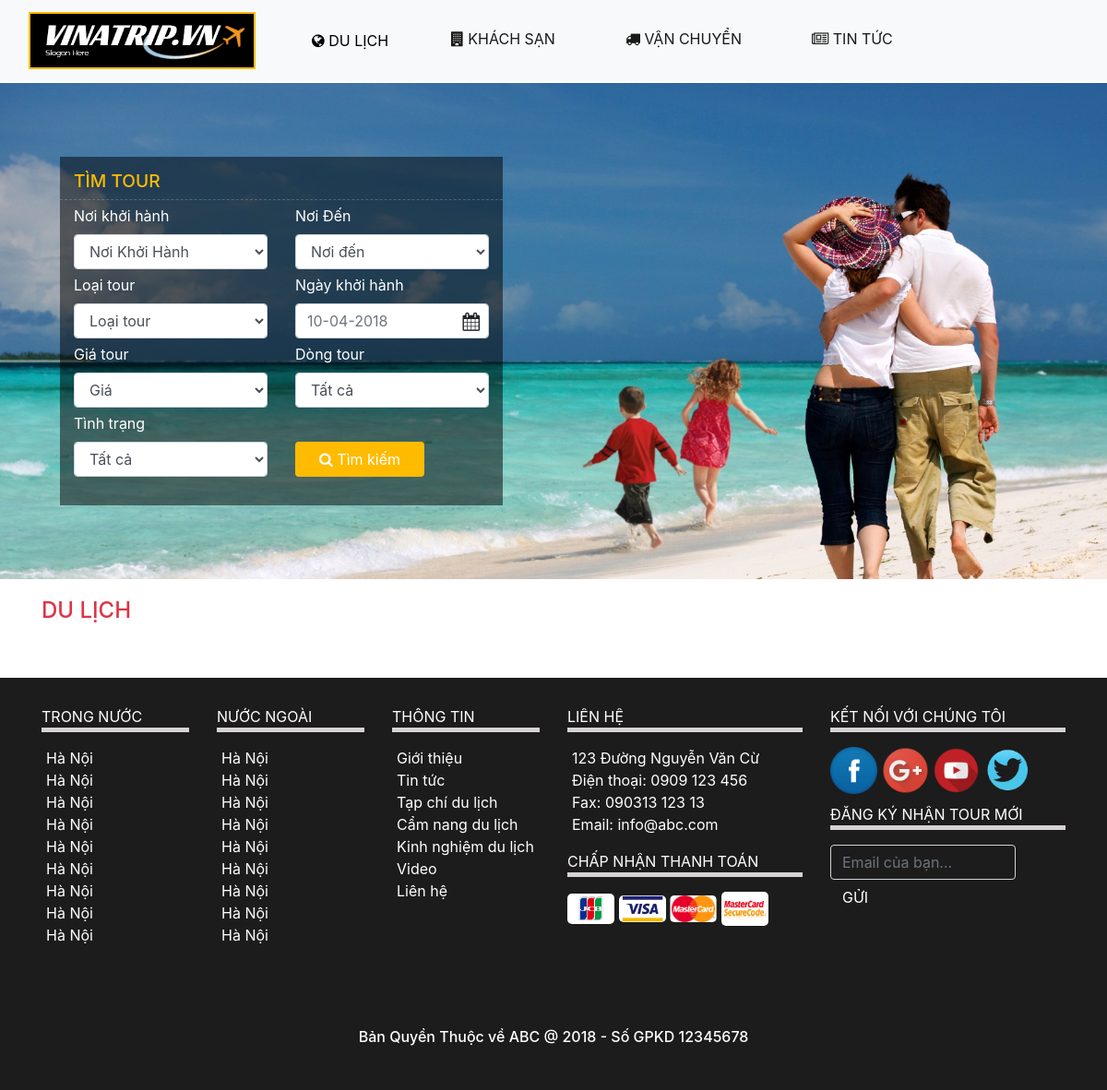
/danh-sach-tour/13.html, run on an earlier commit of the app's database.
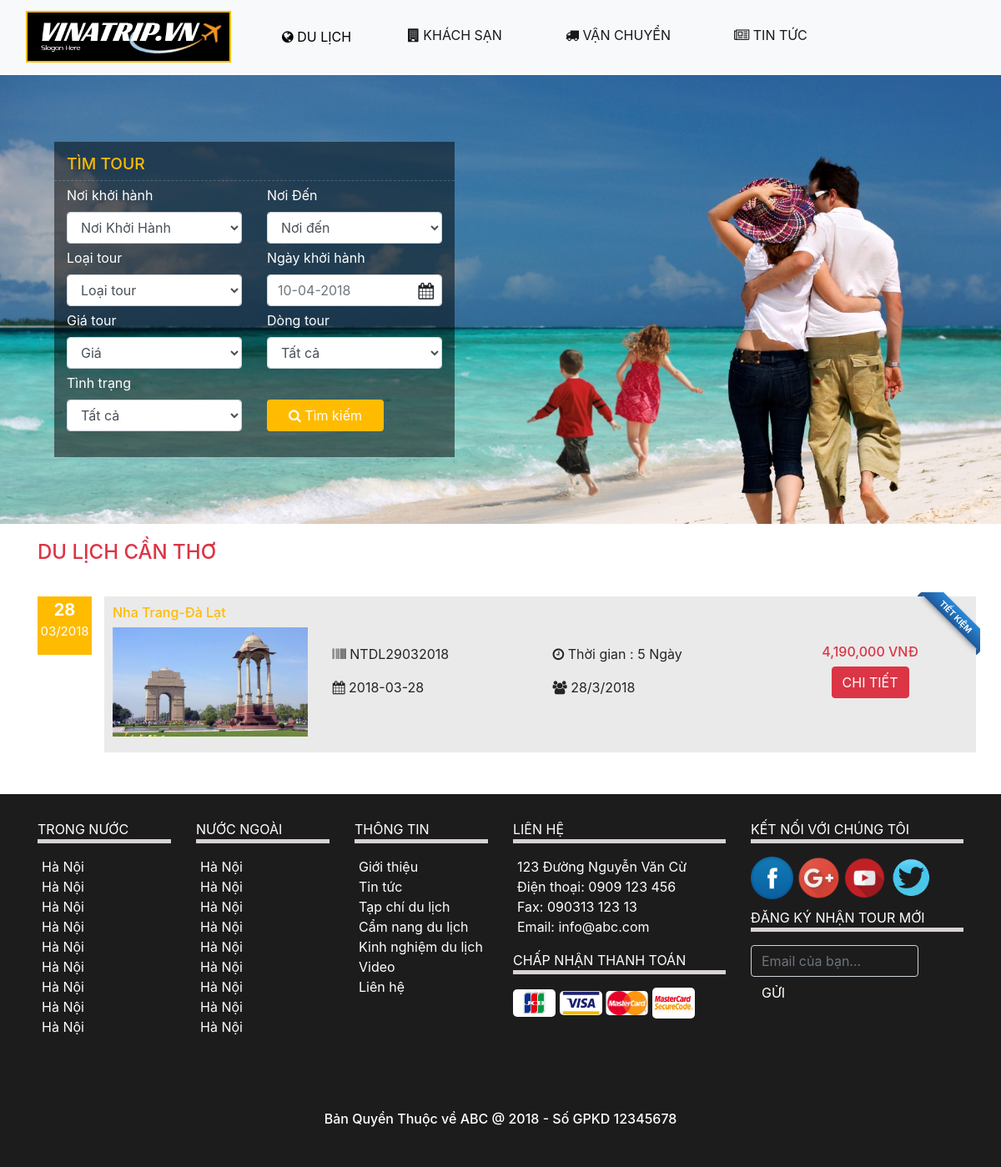
And on a later commit of the database.
### tables this page shows
CREATE TABLE IF NOT EXISTS `diadiem` (
  `stt` int(5) NOT NULL,
  `tendiadiem` varchar(200) NOT NULL,
  `mavung` int(5) NOT NULL,
  `published` int(3) NOT NULL,
  `ordering` int(3) NOT NULL,
  `loaidiadiem` varchar(5) DEFAULT NULL
);

CREATE TABLE IF NOT EXISTS `thongtintour` (
  `MaTour` varchar(20) NOT NULL,
  `MaLoai` int(5) DEFAULT NULL,
  `TenTour` varchar(200) DEFAULT NULL,
  `Gia` int(10) DEFAULT NULL,
  `NoiKhoiHanh` int(5) DEFAULT NULL,
  `NoiDen` int(5) DEFAULT NULL,
  `NgayKhoiHanh` date DEFAULT NULL,
  `DongTour` varchar(5) NOT NULL,
  `NoiDungTour` text NOT NULL,
  `ThoiGianTour` int(5) NOT NULL,
  `LuotXem` int(10) NOT NULL,
  `TinhTrang` int(2) NOT NULL
);

CREATE TABLE IF NOT EXISTS `dongtour` (
  `MaDongTour` varchar(5) NOT NULL,
  `TenDongTour` varchar(50) NOT NULL
);

CREATE TABLE IF NOT EXISTS `hinhanhtour` (
  `MaTour` varchar(20) NOT NULL,
  `URLHinh` varchar(200) NOT NULL
);

### database/DataProvider.php (called while the page is built, shortened)
<?php
	class DataProvider{
		public static function ExcuteQuery($sql)
		{
			$connection = mysqli_connect(SERVER,USERNAME,PASSWORD,DATABASE) or
			die("Couldn't connect to localhost");
			mysqli_query($connection, "set names utf8");
			$result = mysqli_query($connection, $sql);
			return $result;
		}
	}
?>

### layout/dattour.php (the view, shortened to what this page needs)
<?php
    include_once('database/DataProvider.php');
?>
<div class="dattour">
<div class="container">
        <form name="frmDatTour" action="tim_kiem_tour.php" method="POST">
            <h3>Tìm tour</h3>
            <div class="row form-group">
                <div class="col-md-6 col-sm-4 col-6">
                    <label>Nơi khởi hành</label>
                    <select class="form-control input-md" id="slNoiKhoiHanh" name="slNoiKhoiHanh">
                        <option value="0">Nơi Khởi Hành</option>
                    </select>
                </div>
                <div class="col-md-6 col-sm-4 col-6">
                    <label>Nơi Đến</label>
                    <select class="form-control input-md" id="slNoiDen" name="slNoiDen">
                         <option value="0">Nơi đến</option>
                    </select>
                </div>
                <div class="col-md-6 col-sm-4 col-6">
                    <label>Loại tour</label>
                    <select class="form-control input-md" id="slLoaiTour" name="slLoaiTour">
                        <option value="0">Loại tour</option>
                    </select>
                </div>
                <div class="col-md-6 col-sm-4 col-6 datepicker-form">
                    <label>Ngày khởi hành</label>
                    <input type="text" placeholder="<?php echo date("d-m-Y") ?>" id="datepicker" class="form-control" name="ngaykhoihanh">
                    <i class="fa fa-calendar"></i>
                </div>
                <div class="col-md-6 col-sm-4 col-6">
                    <label>Giá tour</label>
                    <select class="form-control input-md" id="slGiaTour" name="slGiaTour">
                        <option value="0">Giá</option>
                    </select>
                </div>
                <div class="col-md-6 col-sm-4 col-6">
                    <label>Dòng tour</label>
                    <select class="form-control input-md" id="slDongTour" name="slDongTour">
                        <option value="0">Tất cả</option>
                    </select>
                </div>
                <div class="col-md-6 col-sm-6 col-6">
                    <label>Tình trạng</label>
                    <select class="form-control input-md" id="slTinhTrang" name="slTinhTrang">
                        <option value="0">Tất cả</option>
                    </select>
                </div>
                <div class="col-md-6 col-sm-6 col-6">
                    <label>&nbsp;</label>
                    <div class="search-tour">
                        <button type="submit" class="btn btn-default col-md-8 col-sm-8" name="btntimtour">
                            <i class="fa fa-search"></i> <span>Tìm kiếm</span>
                        </button>
                    </div>
                </div>
            </div>
        </form>
</div>
</div>

### tour_thuoc_dia_diem.php (shortened to what this page needs)
<!doctype html>
<html lang="en">
      <?php
        include('layout/head.php');
      ?>
    <body>
          <?php
            include('layout/header.php');
          ?>
              <?php
                include('layout/dattour.php');
              ?>
            <?php
                include('layout/tourtheodiadiem.php');
              ?>
              <?php
                include('layout/footer.php');
              ?>
    </body>
</html>

### layout/head.php (shortened to what this page needs)
<?php
    $path = "http://localhost:8888/Holidays_Web/";
?>
<head>
    <link href="<?php echo $path?>public/Bootstrap/dist/css/bootstrap.min.css" rel="stylesheet">
    <link rel="stylesheet" type="text/css" href="<?php echo $path?>public/font/font-awesome/css/font-awesome.min.css" />
    <link href="<?php echo $path?>public/css/style.css" rel="stylesheet">
    <link rel="stylesheet" href="//code.jquery.com/ui/1.12.1/themes/base/jquery-ui.css">
</head>

### layout/header.php (shortened to what this page needs)
<?php
   include_once('database/DataProvider.php');
?>
<header class="container-fluid">
  <nav class="navbar navbar-expand-lg navbar-light bg-light fixed-top">
      <div class="col-lg-3 col-md-5 col-8 logo-img"><a class="navbar-brand" href="<?php echo $path?>"><img src="public/images/logo-vinatrip.png" class="img-fluid"/></a></div>
    <div class="collapse navbar-collapse nav-main" id="navbarSupportedContent" style="">
      <ul class="navbar-nav mr-auto">
        <li class="nav-item">
          <div class="dropdown">
            <button class="dropbtn nav-hover"><i class="fa fa-globe" aria-hidden="true"></i>&nbsp;DU LỊCH</button>
          </div>
        </li>
        <li class="nav-item active">
          <a class="nav-link nav-hover" href="#"><i class="fa fa-building"></i>&nbsp;KHÁCH SẠN<span class="sr-only">(current)</span></a>
        </li>
        <li class="nav-item active">
          <a class="nav-link nav-hover" href="#"><i class="fa fa-truck" aria-hidden="true"></i>&nbsp;VẬN CHUYỂN<span class="sr-only">(current)</span></a>
        </li>
        <li class="nav-item active">
          <a class="nav-link nav-hover" href="tin_tuc_du_lich.php"><i class="fa fa-newspaper-o" aria-hidden="true"></i>&nbsp;TIN TỨC<span class="sr-only">(current)</span></a>
        </li>
      </ul>
    </div>
  </nav>
</header>

### layout/tourtheodiadiem.php
<?php
	$DiemDen = $_GET['diemden'];
	$sql = "SELECT thongtintour.MaTour,TenTour,Gia, TenDongTour, ThoiGianTour, NgayKhoiHanh, URLHinh
			FROM thongtintour, dongtour,hinhanhtour
			WHERE thongtintour.DongTour = dongtour.MaDongTour and thongtintour.MaTour = hinhanhtour.MaTour
			and thongtintour.NoiDen = '".$DiemDen."'
			group by thongtintour.MaTour";
			$result = DataProvider::ExcuteQuery($sql);
	$sql2 = "SELECT tendiadiem
			FROM thongtintour, diadiem
			WHERE thongtintour.NoiDen = diadiem.stt
			and NoiDen = '".$DiemDen."'";
	$result2 = DataProvider::ExcuteQuery($sql2);
	$row2 = mysqli_fetch_row($result2);
	$NoiDen = $row2[0];
?>
<div class="container" style="margin-top: 20px;">
	<div class="row">
		<div class="col-md-12">
			<h4 class="text-danger">DU LỊCH <span style="text-transform: uppercase;"><?php echo $NoiDen?></span></h4>
		</div>
	</div>
	<?php
		while($row = mysqli_fetch_array($result))
		{
			$MaTour = $row['MaTour'];
			$TenTour = $row['TenTour'];
			$Gia = $row['Gia'];
			$DongTour = $row['TenDongTour'];
			$ThoiGianTour = $row['ThoiGianTour'];
			$NgayKhoiHanh = $row['NgayKhoiHanh'];
			$Hinh = $row['URLHinh'];
			$time=strtotime($NgayKhoiHanh);
			$month=date("m",$time);
			$year=date("Y",$time);
			$day=date("d", $time);
			include('layout/thumbdstour.php');
		}
	?>
</div>

### layout/footer.php
<footer class="container-fluid main-footer">
    <div class="container">
    	<div class="row">
    		<div class="col-md-2 nd-footer">
    			<p class="tittle-footer">TRONG NƯỚC</p>
    			<ul>
    				<li><a href="">Hà Nội</a></li>
    				<li><a href="">Hà Nội</a></li>
    				<li><a href="">Hà Nội</a></li>
    				<li><a href="">Hà Nội</a></li>
    				<li><a href="">Hà Nội</a></li>
    				<li><a href="">Hà Nội</a></li>
    				<li><a href="">Hà Nội</a></li>
    				<li><a href="">Hà Nội</a></li>
    				<li><a href="">Hà Nội</a></li>
    			</ul>
    		</div>
    		<div class="col-md-2 nd-footer">
    			<p class="tittle-footer">NƯỚC NGOÀI</p>
    			<ul>
    				<li><a href="">Hà Nội</a></li>
    				<li><a href="">Hà Nội</a></li>
    				<li><a href="">Hà Nội</a></li>
    				<li><a href="">Hà Nội</a></li>
    				<li><a href="">Hà Nội</a></li>
    				<li><a href="">Hà Nội</a></li>
    				<li><a href="">Hà Nội</a></li>
    				<li><a href="">Hà Nội</a></li>
    				<li><a href="">Hà Nội</a></li>
    			</ul>
    		</div>
    		<div class="col-md-2 nd-footer">
    			<p class="tittle-footer">THÔNG TIN</p>
    			<ul>
    				<li><a href="#">Giới thiệu</a></li>
    				<li><a href="#">Tin tức</a></li>
    				<li><a href="#">Tạp chí du lịch</a></li>
    				<li><a href="#">Cẩm nang du lịch</a></li>
    				<li><a href="#">Kinh nghiệm du lịch</a></li>
    				<li><a href="#">Video</a></li>
					<li><a href="#">Liên hệ</a></li>
    			</ul>
    		</div>
    		<div class="col-md-3 nd-footer">
    			<p class="tittle-footer">LIÊN HỆ</p>
    			<ul>
    				<li>123 Đường Nguyễn Văn Cừ</li>
    				<li>Điện thoại: 0909 123 456</li>
    				<li>Fax: 090313 123 13 </li>
    				<li>Email: info@abc.com</li>
    			</ul>
    			<p class="tittle-footer">CHẤP NHẬN THANH TOÁN</p>
				<div class="row-img-footer">
					<img src="<?php echo $path?>public/images/icon-back-logo/JCB.jpg" width="20%" height="20%" class="img-footer">
					<img src="<?php echo $path?>public/images/icon-back-logo/visa.jpg" width="20%" height="20%" class="img-footer">
					<img src="<?php echo $path?>public/images/icon-back-logo/mastercard.jpg" width="20%" height="20%" class="img-footer">
					<img src="<?php echo $path?>public/images/icon-back-logo/securecode_leadin.jpg" width="20%" height="20%" class="img-footer">
				</div>
    		</div>
    		<div class="col-md-3">
    			<p class="tittle-footer">KẾT NỐI VỚI CHÚNG TÔI</p>
    			<div class="row-img-footer">
					<a href="https://www.youtube.com/"><img src="<?php echo $path?>public/images/icon-back-logo/fb-icon.png" width="20%" height="20%" class="img-footer"></a>
					<a href="https://www.youtube.com/"><img src="<?php echo $path?>public/images/icon-back-logo/Logo_g+.png" width="20%" height="20%" class="img-footer"></a>
					<a href="https://www.youtube.com/"><img src="<?php echo $path?>public/images/icon-back-logo/logo-youtube.png" width="20%" height="20%" class="img-footer"></a>
					<a href="https://www.youtube.com/"><img src="<?php echo $path?>public/images/icon-back-logo/logo-twitter.png" width="20%" height="20%" class="img-footer"></a>
				</div>
				<p class="tittle-footer">ĐĂNG KÝ NHẬN TOUR MỚI</p>
				<div class="form-group form-footer">
			      <input type="text" class="form-control" id="usr" placeholder="Email của bạn...">
			      <button class="btn">GỬI</button>
			    </div>
				<div style="margin-top: 30px">&nbsp;</div>
    		</div>
    	</div>
    </div>
    <div class="row footer-bottom">
        <div class="col-md-12">
            <p>Bản Quyền Thuộc về ABC @ 2018 - Số GPKD 12345678</p>
        </div>
    </div>
 </footer>

### layout/thumbdstour.php (shortened to what this page needs)
<div class="row ndtimtour">
		<div class="col-md-1">
			<div class="boxngay">
				<p align="center"><span><?php echo $day?></span><br/>
				<?php echo $month?>/<?php echo $year?> </p>
			</div>
		</div>
		<div class="col-md-11 dstimtour">
			<div class="ribbon blue"><span><?php echo $DongTour?></span></div>
			<h6><?php echo $TenTour?></h6>
			<div class="row">
				<div class="col-md-3">
					<img src="<?php echo $path?>public/images/tour/<?php echo $Hinh?>" title="an-do-nepal" width="100%">
				</div>
				<div class="col-md-9" style="margin-top: 20px;">
					 <div class="row">
						<div class="col-md-4">
							<p><i class="fa fa-barcode"></i>&nbsp;<?php echo $MaTour?></p>
							<p><i class="fa fa-calendar"></i>&nbsp;<?php echo $NgayKhoiHanh?></p>
						</div>
						<div class="col-md-4">
							<p><i class="fa fa-clock-o"></i>&nbsp;Thời gian : <?php echo $ThoiGianTour?> Ngày</p>
							<p><i class="fa fa-users"></i>&nbsp;28/3/2018</p>
						</div>
						<div class="col-md-4 btnchitiettour">
							<h6 class="text-danger"><?php echo number_format($Gia)?> VNĐ</h6>
							<form>
								<button type="submit" name="chitiet" class="btn btn-danger">
									<a href="<?php echo $path?>chi_tiet_tour.php?matour=<?php echo $MaTour ?>">CHI TIẾT</a></button>
							</form>
						</div>
					</div>
				</div>
			</div>
		</div>
	</div>

### public/css/style.css (style rules this page uses)
body { background-color: #fff; }
.nav-main ul li { padding: 0px 30px 0px 30px; }
.nav-hover { position: relative; }
.nav-hover:after { content: ''; position: absolute; width: 0; height: 3px; display: block; margin-top: 5px; right: 0; background: #fb0; transition: width .2s ease; -webkit-transition: width .2s ease; }
.dropbtn { background-color: #f8f9fa; color: black; padding: 10px 0px 10px 0px; border: none; }
.dropdown { position: relative; display: inline-block; }
.dattour { padding-top: 80px; padding-bottom: 80px; background-image: url(../images/dattour/bg-dattour.jpg); background-size: cover; background-repeat: no-repeat; margin-top:90px; background-position: center; }
.dattour form { max-width: 480px; margin-left: 20px; padding: 15px; background-color: rgba(0,0,0,0.5); }
.dattour form h3 { text-transform: uppercase; color: #fb0; font-size: 1.2em; }
.dattour form label { color: #fff; }
.dattour form > div { border-top: 1px dashed rgba(255,255,255,.2); }
.dattour form > div > div { margin-top: 5px; }
.dattour .search-tour button { background-color: #fb0; color: #fff; }
.datepicker-form { position: relative; }
.datepicker-form i { position: absolute; right: 0; top: 42px; padding-right: 25px; font-size: 20px; }
.main-footer { background-color: #1D1C1C; color:white; margin-top:50px; padding: 30px; }
.tittle-footer { border-bottom:5px solid #D8D3D3; }
.nd-footer ul { list-style-type:none; }
.nd-footer ul li a { text-decoration: none; color:white; }
.nd-footer ul li { margin-left: -35px; }
.img-footer { border-radius: 5px; margin-bottom: 10px; }
.form-footer input[type=text] { background-color: #1D1C1C; float: left; width: 79%; }
.form-footer button { background-color: #1D1C1C; float: left; color:white; }
.footer-bottom { margin-top: 70px; }
.footer-bottom div { text-align: center; }
.footer-bottom div p { color:#fff; font-weight: 500; }
.ndtimtour { margin-top:30px; }
.boxngay { background-color: #fb0; padding: 1px; color: white; font-size: 15px; margin-bottom: 20px; }
.boxngay span { font-weight: bold; font-size: 20px; }
.dstimtour { background-color:#EAEAEA; padding: 10px; }
.btnchitiettour { text-align: center; }
.btnchitiettour a { text-decoration: none; color:white; }
.ribbon { position: absolute; right: -5px; top: -5px; z-index: 1; overflow: hidden; width: 75px; height: 75px; text-align: right; }
.ribbon span { font-size: 10px; color: #fff; text-transform: uppercase; text-align: center; font-weight: bold; line-height: 20px; transform: rotate(45deg); width: 100px; display: block; background: #79A70A; background: linear-gradient(#9BC90D 0%, #79A70A 100%); box-shadow: 0 3px 10px -5px rgba(0, 0, 0, 1); position: absolute; top: 19px; right: -21px; }
.ribbon span::before { content: ''; position: absolute; left: 0px; top: 100%; z-index: -1; border-left: 3px solid #79A70A; border-right: 3px solid transparent; border-bottom: 3px solid transparent; border-top: 3px solid #79A70A; }
.ribbon span::after { content: ''; position: absolute; right: 0%; top: 100%; z-index: -1; border-right: 3px solid #79A70A; border-left: 3px solid transparent; border-bottom: 3px solid transparent; border-top: 3px solid #79A70A; }
.blue span { background: linear-gradient(#2989d8 0%, #1e5799 100%); }
.blue span::before { border-left-color: #1e5799; border-top-color: #1e5799; }
.blue span::after { border-right-color: #1e5799; border-top-color: #1e5799; }
.maincamnhan h3,h6 { color: #fb0; }

What changed in the data, as far as the page shows it:
now on this page (row unchanged): diadiem: tendiadiem "CẦN THƠ"
added thongtintour: NgayKhoiHanh "28", NgayKhoiHanh "03", NgayKhoiHanh "2018", dongtour.TenDongTour "TIẾT KIỆM", TenTour "Nha Trang-Đà Lạt", hinhanhtour.URLHinh (picture), MaTour "NTDL29032018", NgayKhoiHanh "2018-03-28", ThoiGianTour "5", Gia "4,190,000"
